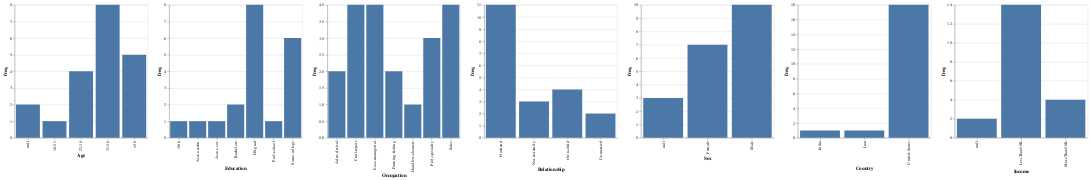

Notebook code for this chart:
### Code cell
import altair as alt

charts = []
pdf = spark.table('adult').toPandas()
cols = ['Age', 'Education', 'Occupation', 'Relationship', 'Sex', 'Country', 'Income']

for c in cols:
    charts.append(alt.Chart(pdf).mark_bar().encode(x=alt.X(c), y=alt.Y('count()', axis=alt.Axis(title='freq'))).properties(width=300, height=300))

alt.hconcat(*charts)

### Figure 1 — Vega-Lite specification as saved in the notebook (floating-point values rounded to 4 significant figures)
{"config": {"view": {"continuousWidth": 400, "continuousHeight": 300}}, "hconcat": [{"mark": "bar", "encoding": {"x": {"type": "nominal", "field": "Age"}, "y": {"type": "quantitative", "aggregate": "count", "axis": {"title": "freq"}}}, "height": 300, "width": 300}, {"mark": "bar", "encoding": {"x": {"type": "nominal", "field": "Education"}, "y": {"type": "quantitative", "aggregate": "count", "axis": {"title": "freq"}}}, "height": 300, "width": 300}, {"mark": "bar", "encoding": {"x": {"type": "nominal", "field": "Occupation"}, "y": {"type": "quantitative", "aggregate": "count", "axis": {"title": "freq"}}}, "height": 300, "width": 300}, {"mark": "bar", "encoding": {"x": {"type": "nominal", "field": "Relationship"}, "y": {"type": "quantitative", "aggregate": "count", "axis": {"title": "freq"}}}, "height": 300, "width": 300}, {"mark": "bar", "encoding": {"x": {"type": "nominal", "field": "Sex"}, "y": {"type": "quantitative", "aggregate": "count", "axis": {"title": "freq"}}}, "height": 300, "width": 300}, {"mark": "bar", "encoding": {"x": {"type": "nominal", "field": "Country"}, "y": {"type": "quantitative", "aggregate": "count", "axis": {"title": "freq"}}}, "height": 300, "width": 300}, {"mark": "bar", "encoding": {"x": {"type": "nominal", "field": "Income"}, "y": {"type": "quantitative", "aggregate": "count", "axis": {"title": "freq"}}}, "height": 300, "width": 300}], "data": {"name": "data-ea17327783dababcd072c6abd00a2be3"}, "$schema": "https://vega.github.io/schema/vega-lite/v4.8.1.json", "datasets": {"data-ea17327783dababcd072c6abd00a2be3": [{"tid": "0", "Age": "31-50", "Education": "Some-college", "Occupation": "Craft-repair", "Relationship": "Husband", "Sex": "Male", "Country": "United-States", "Income": "LessThan50K"}, {"tid": "1", "Age": ">50", "Education": "Some-college", "Occupation": "Exec-managerial", "Relationship": "Own-child", "Sex": "Female", "Country": "United-States", "Income": "LessThan50K"}, {"tid": "2", "Age": "31-50", "Education": "Bachelors", "Occupation": "Sales", "Relationship": "Husband", "Sex": "Male", "Country": "United-States", "Income": "LessThan50K"}, {"tid": "3", "Age": "22-30", "Education": "HS-grad", "Occupation": "Craft-repair", "Relationship": "Own-child", "Sex": null, "Country": "United-States", "Income": "LessThan50K"}, {"tid": "4", "Age": "22-30", "Education": "HS-grad", "Occupation": "Farming-fishing", "Relationship": "Husband", "Sex": "Female", "Country": "United-States", "Income": "LessThan50K"}, {"tid": "5", "Age": null, "Education": "Some-college", "Occupation": "Craft-repair", "Relationship": "Husband", "Sex": "Male", "Country": "United-States", "Income": null}, {"tid": "6", "Age": "31-50", "Education": "HS-grad", "Occupation": "Prof-specialty", "Relationship": "Not-in-family", "Sex": "Female", "Country": "United-States", "Income": "LessThan50K"}, {"tid": "7", "Age": "31-50", "Education": "Prof-school", "Occupation": "Prof-specialty", "Relationship": "Husband", "Sex": null, "Country": "India", "Income": "MoreThan50K"}, {"tid": "8", "Age": "18-21", "Education": "Some-college", "Occupation": "Adm-clerical", "Relationship": "Own-child", "Sex": "Female", "Country": "United-States", "Income": "LessThan50K"}, {"tid": "9", "Age": ">50", "Education": "HS-grad", "Occupation": "Farming-fishing", "Relationship": "Husband", "Sex": "Male", "Country": "United-States", "Income": "LessThan50K"}, {"tid": "10", "Age": ">50", "Education": "Assoc-voc", "Occupation": "Prof-specialty", "Relationship": "Husband", "Sex": "Male", "Country": "United-States", "Income": "LessThan50K"}, {"tid": "11", "Age": ">50", "Education": "HS-grad", "Occupation": "Sales", "Relationship": "Husband", "Sex": "Female", "Country": "United-States", "Income": "MoreThan50K"}, {"tid": "12", "Age": null, "Education": "Bachelors", "Occupation": "Exec-managerial", "Relationship": "Husband", "Sex": null, "Country": "United-States", "Income": "MoreThan50K"}, {"tid": "13", "Age": "22-30", "Education": "HS-grad", "Occupation": "Craft-repair", "Relationship": "Not-in-family", "Sex": "Male", "Country": "United-States", "Income": "LessThan50K"}, {"tid": "14", "Age": "31-50", "Education": "Assoc-acdm", "Occupation": "Exec-managerial", "Relationship": "Unmarried", "Sex": "Male", "Country": "United-States", "Income": "LessThan50K"}, {"tid": "15", "Age": "22-30", "Education": "Some-college", "Occupation": "Sales", "Relationship": "Own-child", "Sex": "Male", "Country": "United-States", "Income": "LessThan50K"}, {"tid": "16", "Age": ">50", "Education": "Some-college", "Occupation": "Exec-managerial", "Relationship": "Unmarried", "Sex": "Female", "Country": "United-States", "Income": null}, {"tid": "17", "Age": "31-50", "Education": "HS-grad", "Occupation": "Adm-clerical", "Relationship": "Not-in-family", "Sex": "Female", "Country": "United-States", "Income": "LessThan50K"}, {"tid": "18", "Age": "31-50", "Education": "10th", "Occupation": "Handlers-cleaners", "Relationship": "Husband", "Sex": "Male", "Country": "United-States", "Income": "LessThan50K"}, {"tid": "19", "Age": "31-50", "Education": "HS-grad", "Occupation": "Sales", "Relationship": "Husband", "Sex": "Male", "Country": "Iran", "Income": "MoreThan50K"}]}}
